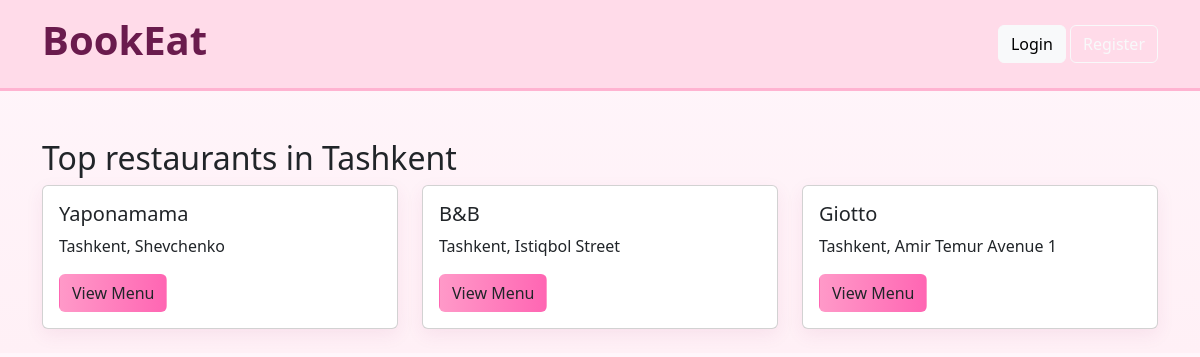
The page / on the database its author committed.
### bookeat/models.py (models this page shows, shortened)
class Restaurant(models.Model):
    name = models.CharField(max_length=200)
    address = models.CharField(max_length=300, blank=True)
    description = models.TextField(blank=True)

### bookeat/views.py (the view)
# urls.py: 2. Add a URL to urlpatterns:  path('', views.home, name='home')
def home(request):
    restaurants = Restaurant.objects.all()[:3]
    return render(request, 'bookeat/home.html', {'restaurants': restaurants})

### bookeat/templates/bookeat/home.html
{% load static %}
<!doctype html><html><head><meta charset="utf-8"><title>BookEat</title>
<link rel="stylesheet" href="{% static 'bookeat/css/style.css' %}">
<link href="https://cdn.jsdelivr.net/npm/bootstrap@5.3.2/dist/css/bootstrap.min.css" rel="stylesheet">
</head><body>
<header class="site-header">
<div class="container d-flex justify-content-between align-items-center py-3">
  <h1 class="brand">BookEat</h1>
  <nav>
    {% if user.is_authenticated %}
      <a href="{% url 'bookeat:reservations_list' %}" class="btn btn-light">My reservations</a>
      <a href="/admin/logout/" class="btn btn-outline-light">Logout</a>
    {% else %}
      <a href="/admin/login/" class="btn btn-light">Login</a>
      <a href="{% url 'bookeat:register' %}" class="btn btn-outline-light">Register</a>
    {% endif %}
  </nav>
</div>
</header>
<main class="container mt-5">
<h2>Top restaurants in Tashkent</h2>
<div class="row">
  {% for r in restaurants %}
  <div class="col-md-4">
    <div class="card restaurant-card mb-4">
      <div class="card-body">
        <h5 class="card-title">{{ r.name }}</h5>
        <p class="card-text">{{ r.address }}</p>
        <a href="{% url 'bookeat:restaurant_detail' r.pk %}" class="btn btn-pink">View Menu</a>
      </div>
    </div>
  </div>
  {% endfor %}
</div>
</main></body></html>

### bookeat/static/bookeat/css/style.css (style rules this page uses)
body { background: linear-gradient(180deg, #fff6fb 0%, #fff0f6 100%); color: #333; }
.site-header { background: #ffdbe9; color: #6a1b4d; border-bottom: 3px solid #ffb3d1; }
.brand { font-family: 'Segoe UI', Tahoma, Geneva, Verdana, sans-serif; font-weight:700; color:#6a1b4d; }
.restaurant-card { background: white; border-radius: 12px; box-shadow: 0 6px 18px rgba(170,50,120,0.08); }
.btn-pink { background: linear-gradient(90deg,#ff99c8,#ff66b3); color: white; border: none; padding: 8px 14px; border-radius: 8px; }

### rows shown on the page
Restaurant: name "Yaponamama", address "Tashkent, Shevchenko"
Restaurant: name "B&B", address "Tashkent, Istiqbol Street"
Restaurant: name "Giotto", address "Tashkent, Amir Temur Avenue 1"
